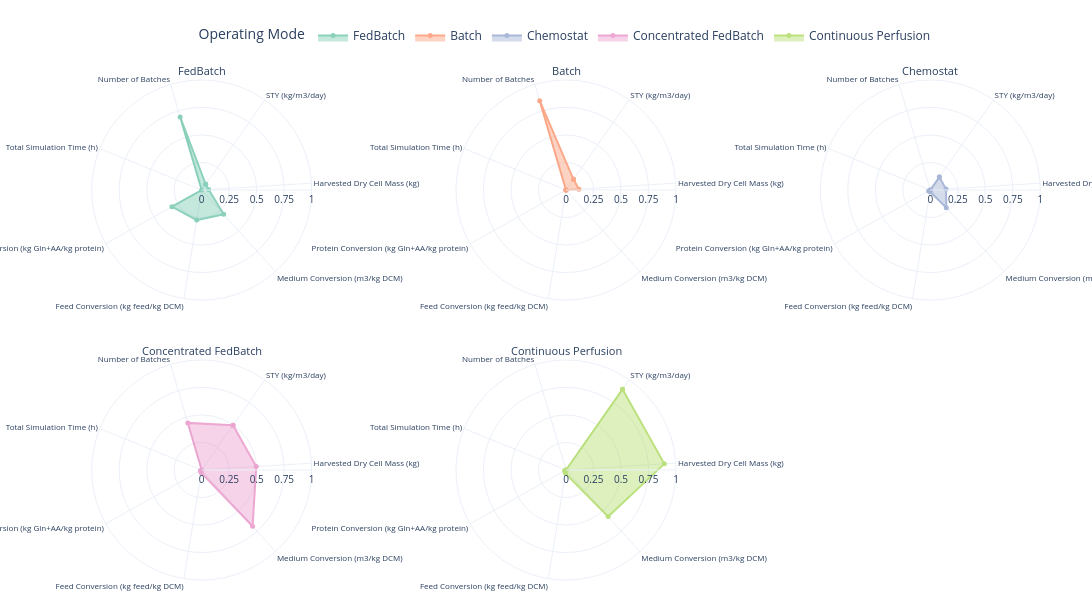

Notebook code for this chart:
### Markdown cell above
### 4.4 Operating-mode radar charts

Normalised KPI profiles are averaged within each operating mode for display.

### Code cell
# Spider/radar charts of normalised KPI performance profiles per operating mode
import math
import plotly.graph_objects as go
from plotly.subplots import make_subplots

if "plot_data_ordered" not in globals() or "plot_cols" not in globals() or not plot_cols:
    raise ValueError("Run the shared plotting data initialization and KPI plotting cells first.")

# Use the same ordered data used by all figures, then normalize KPI columns to [0, 1]
radar_source = plot_data_ordered[["mode"] + plot_cols].copy()
radar_vals = radar_source[plot_cols].astype(float)
radar_norm = (radar_vals - radar_vals.min()) / (radar_vals.max() - radar_vals.min()).replace(0, 1)
radar_source_norm = pd.concat([radar_source[["mode"]], radar_norm], axis=1)

# Aggregate normalized performance per operating mode (mean over runs per mode)
mode_profiles = radar_source_norm.groupby("mode", as_index=True)[plot_cols].mean()

# Keep mode and color conventions consistent with other figures
modes = [m for m in mode_order if m in mode_profiles.index]
categories = [KPI_LABELS_MAIN.get(c, c) for c in plot_cols]

# Build one spider chart per operating mode
n_modes = len(modes)
n_cols = 3
n_rows = math.ceil(n_modes / n_cols)

fig_spider = make_subplots(
    rows=n_rows,
    cols=n_cols,
    specs=[[{"type": "polar"} for _ in range(n_cols)] for _ in range(n_rows)],
    subplot_titles=modes,
    horizontal_spacing=0.08,
    vertical_spacing=0.12,
 )

for i, mode in enumerate(modes):
    r = mode_profiles.loc[mode, plot_cols].tolist()
    r_closed = r + [r[0]]
    theta_closed = categories + [categories[0]]

    row = (i // n_cols) + 1
    col = (i % n_cols) + 1

    fig_spider.add_trace(
        go.Scatterpolar(
            r=r_closed,
            theta=theta_closed,
            mode="lines+markers",
            fill="toself",
            name=mode,
            line=dict(color=mode_colors.get(mode, "#1f77b4"), width=2),
            marker=dict(size=5),
            opacity=0.75,
            showlegend=True,
        ),
        row=row,
        col=col,
    )

# Apply common radial axis settings to all polar subplots
for i in range(1, n_rows * n_cols + 1):
    polar_key = "polar" if i == 1 else f"polar{i}"
    fig_spider.update_layout(
        **{
            polar_key: dict(
                radialaxis=dict(
                    range=[0, 1],
                    tickmode="array",
                    tickvals=[0.0, 0.25, 0.5, 0.75, 1.0],
                    tickfont=dict(size=10),
                ),
                angularaxis=dict(
                    direction="clockwise",
                    rotation=55,
                    tickfont=dict(size=8),
                ),
            )
        }
    )

# Make subplot titles slightly smaller to avoid overlap
for ann in fig_spider.layout.annotations:
    ann.font.size = 11

fig_spider.update_layout(
    # title=dict(
    #     text=f"{CAMPAIGN_LABEL} - Spider Charts of Normalised KPI Performance",
    #     x=0.5,
    #     xanchor="center",
    #     y=0.995,
    #     yanchor="top",
    # ),
    height=max(520, 300 * n_rows),
    width=1450,
    legend_title_text="Operating Mode",
    legend=dict(
        orientation="h",
        yanchor="bottom",
        y=1.06,
        xanchor="center",
        x=0.5,
    ),
    margin=dict(l=60, r=20, t=80, b=20),
    template="plotly_white",
)

fig_spider.show()

### Figure 1 — Plotly figure (JSON) as saved in the notebook; plotly's stock layout.template omitted (floating-point values rounded to 4 significant figures)
{"data": [{"fill": "toself", "line": {"color": "rgb(102,194,165)", "width": 2}, "marker": {"size": 5}, "mode": "lines+markers", "name": "FedBatch", "opacity": 0.75, "r": [0.06358, 0.06358, 0.2979, 0.2775, 0.31, 0, 0.6923, 0.06358], "showlegend": true, "subplot": "polar", "theta": ["STY (kg/m3/day)", "Harvested Dry Cell Mass (kg)", "Medium Conversion (m3/kg DCM)", "Feed Conversion (kg feed/kg DCM)", "Protein Conversion (kg Gln+AA/kg protein)", "Total Simulation Time (h)", "Number of Batches", "STY (kg/m3/day)"], "type": "scatterpolar"}, {"fill": "toself", "line": {"color": "rgb(252,141,98)", "width": 2}, "marker": {"size": 5}, "mode": "lines+markers", "name": "Batch", "opacity": 0.75, "r": [0.1181, 0.1181, 0, 0, 0.0007283, 0, 0.8462, 0.1181], "showlegend": true, "subplot": "polar2", "theta": ["STY (kg/m3/day)", "Harvested Dry Cell Mass (kg)", "Medium Conversion (m3/kg DCM)", "Feed Conversion (kg feed/kg DCM)", "Protein Conversion (kg Gln+AA/kg protein)", "Total Simulation Time (h)", "Number of Batches", "STY (kg/m3/day)"], "type": "scatterpolar"}, {"fill": "toself", "line": {"color": "rgb(141,160,203)", "width": 2}, "marker": {"size": 5}, "mode": "lines+markers", "name": "Chemostat", "opacity": 0.75, "r": [0.1429, 0.1429, 0.2161, 0.01689, 0.01678, 0, 0, 0.1429], "showlegend": true, "subplot": "polar3", "theta": ["STY (kg/m3/day)", "Harvested Dry Cell Mass (kg)", "Medium Conversion (m3/kg DCM)", "Feed Conversion (kg feed/kg DCM)", "Protein Conversion (kg Gln+AA/kg protein)", "Total Simulation Time (h)", "Number of Batches", "STY (kg/m3/day)"], "type": "scatterpolar"}, {"fill": "toself", "line": {"color": "rgb(231,138,195)", "width": 2}, "marker": {"size": 5}, "mode": "lines+markers", "name": "Concentrated FedBatch", "opacity": 0.75, "r": [0.4971, 0.4971, 0.69, 0.02579, 0.01392, 0, 0.4462, 0.4971], "showlegend": true, "subplot": "polar4", "theta": ["STY (kg/m3/day)", "Harvested Dry Cell Mass (kg)", "Medium Conversion (m3/kg DCM)", "Feed Conversion (kg feed/kg DCM)", "Protein Conversion (kg Gln+AA/kg protein)", "Total Simulation Time (h)", "Number of Batches", "STY (kg/m3/day)"], "type": "scatterpolar"}, {"fill": "toself", "line": {"color": "rgb(166,216,84)", "width": 2}, "marker": {"size": 5}, "mode": "lines+markers", "name": "Continuous Perfusion", "opacity": 0.75, "r": [0.8955, 0.8955, 0.5712, 0.03098, 0.01422, 0, 0, 0.8955], "showlegend": true, "subplot": "polar5", "theta": ["STY (kg/m3/day)", "Harvested Dry Cell Mass (kg)", "Medium Conversion (m3/kg DCM)", "Feed Conversion (kg feed/kg DCM)", "Protein Conversion (kg Gln+AA/kg protein)", "Total Simulation Time (h)", "Number of Batches", "STY (kg/m3/day)"], "type": "scatterpolar"}], "layout": {"annotations": [{"font": {"size": 11}, "showarrow": false, "text": "FedBatch", "x": 0.14, "xanchor": "center", "xref": "paper", "y": 1, "yanchor": "bottom", "yref": "paper"}, {"font": {"size": 11}, "showarrow": false, "text": "Batch", "x": 0.5, "xanchor": "center", "xref": "paper", "y": 1, "yanchor": "bottom", "yref": "paper"}, {"font": {"size": 11}, "showarrow": false, "text": "Chemostat", "x": 0.86, "xanchor": "center", "xref": "paper", "y": 1, "yanchor": "bottom", "yref": "paper"}, {"font": {"size": 11}, "showarrow": false, "text": "Concentrated FedBatch", "x": 0.14, "xanchor": "center", "xref": "paper", "y": 0.44, "yanchor": "bottom", "yref": "paper"}, {"font": {"size": 11}, "showarrow": false, "text": "Continuous Perfusion", "x": 0.5, "xanchor": "center", "xref": "paper", "y": 0.44, "yanchor": "bottom", "yref": "paper"}], "height": 600, "legend": {"orientation": "h", "title": {"text": "Operating Mode"}, "x": 0.5, "xanchor": "center", "y": 1.06, "yanchor": "bottom"}, "margin": {"b": 20, "l": 60, "r": 20, "t": 80}, "polar": {"angularaxis": {"direction": "clockwise", "rotation": 55, "tickfont": {"size": 8}}, "domain": {"x": [0, 0.28], "y": [0.56, 1]}, "radialaxis": {"range": [0, 1], "tickfont": {"size": 10}, "tickmode": "array", "tickvals": [0, 0.25, 0.5, 0.75, 1]}}, "polar2": {"angularaxis": {"direction": "clockwise", "rotation": 55, "tickfont": {"size": 8}}, "domain": {"x": [0.36, 0.64], "y": [0.56, 1]}, "radialaxis": {"range": [0, 1], "tickfont": {"size": 10}, "tickmode": "array", "tickvals": [0, 0.25, 0.5, 0.75, 1]}}, "polar3": {"angularaxis": {"direction": "clockwise", "rotation": 55, "tickfont": {"size": 8}}, "domain": {"x": [0.72, 1], "y": [0.56, 1]}, "radialaxis": {"range": [0, 1], "tickfont": {"size": 10}, "tickmode": "array", "tickvals": [0, 0.25, 0.5, 0.75, 1]}}, "polar4": {"angularaxis": {"direction": "clockwise", "rotation": 55, "tickfont": {"size": 8}}, "domain": {"x": [0, 0.28], "y": [0, 0.44]}, "radialaxis": {"range": [0, 1], "tickfont": {"size": 10}, "tickmode": "array", "tickvals": [0, 0.25, 0.5, 0.75, 1]}}, "polar5": {"angularaxis": {"direction": "clockwise", "rotation": 55, "tickfont": {"size": 8}}, "domain": {"x": [0.36, 0.64], "y": [0, 0.44]}, "radialaxis": {"range": [0, 1], "tickfont": {"size": 10}, "tickmode": "array", "tickvals": [0, 0.25, 0.5, 0.75, 1]}}, "polar6": {"angularaxis": {"direction": "clockwise", "rotation": 55, "tickfont": {"size": 8}}, "domain": {"x": [0.72, 1], "y": [0, 0.44]}, "radialaxis": {"range": [0, 1], "tickfont": {"size": 10}, "tickmode": "array", "tickvals": [0, 0.25, 0.5, 0.75, 1]}}, "width": 1450}}
